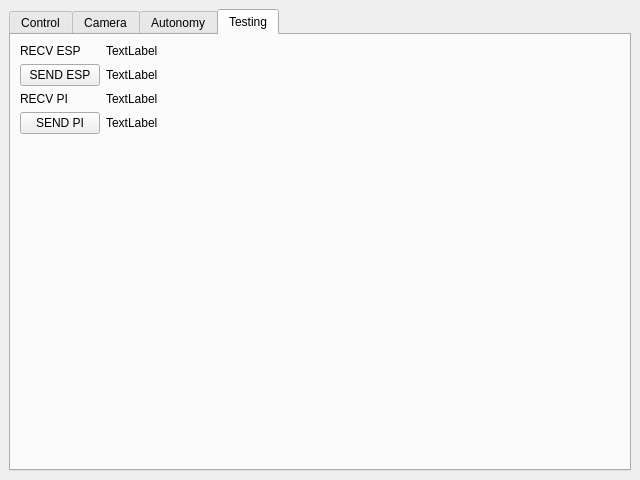
<?xml version="1.0" encoding="UTF-8"?>
<ui version="4.0">
 <class>MainWindow</class>
 <widget class="QMainWindow" name="MainWindow">
  <property name="geometry">
   <rect>
    <x>0</x>
    <y>0</y>
    <width>640</width>
    <height>480</height>
   </rect>
  </property>
  <property name="windowTitle">
   <string>MainWindow</string>
  </property>
  <widget class="QWidget" name="centralwidget">
   <layout class="QGridLayout" name="gridLayout">
    <item row="0" column="0">
     <widget class="QTabWidget" name="tabWidget">
      <property name="sizePolicy">
       <sizepolicy hsizetype="Expanding" vsizetype="Expanding">
        <horstretch>0</horstretch>
        <verstretch>0</verstretch>
       </sizepolicy>
      </property>
      <property name="currentIndex">
       <number>3</number>
      </property>
      <widget class="QWidget" name="controlTab">
       <attribute name="title">
        <string>Control</string>
       </attribute>
       <layout class="QGridLayout" name="gridLayout_2">
        <item row="0" column="0">
         <layout class="QHBoxLayout" name="horizontalLayout_3">
          <item>
           <layout class="QVBoxLayout" name="verticalLayout_7">
            <item>
             <widget class="QLabel" name="label_2">
              <property name="text">
               <string>Control</string>
              </property>
             </widget>
            </item>
            <item>
             <widget class="QPushButton" name="pushButton">
              <property name="text">
               <string>MAVProxy</string>
              </property>
             </widget>
            </item>
            <item>
             <widget class="QPushButton" name="pushButton_6">
              <property name="text">
               <string>RC Override</string>
              </property>
             </widget>
            </item>
            <item>
             <widget class="QPushButton" name="pushButton_2">
              <property name="text">
               <string>Update</string>
              </property>
             </widget>
            </item>
            <item>
             <widget class="QPushButton" name="pushButton_3">
              <property name="text">
               <string>RTL</string>
              </property>
             </widget>
            </item>
            <item>
             <widget class="QPushButton" name="pushButton_4">
              <property name="text">
               <string>STOP</string>
              </property>
             </widget>
            </item>
            <item>
             <widget class="QPushButton" name="pushButton_5">
              <property name="text">
               <string>RESUME</string>
              </property>
             </widget>
            </item>
            <item>
             <spacer name="verticalSpacer">
              <property name="orientation">
               <enum>Qt::Vertical</enum>
              </property>
              <property name="sizeHint" stdset="0">
               <size>
                <width>20</width>
                <height>40</height>
               </size>
              </property>
             </spacer>
            </item>
           </layout>
          </item>
          <item>
           <layout class="QVBoxLayout" name="verticalLayout_8">
            <item>
             <widget class="QLabel" name="label">
              <property name="text">
               <string>System Status</string>
              </property>
             </widget>
            </item>
            <item>
             <layout class="QFormLayout" name="formLayout_4">
              <item row="0" column="0">
               <widget class="QLabel" name="label_6">
                <property name="text">
                 <string>ESP State</string>
                </property>
               </widget>
              </item>
              <item row="1" column="0">
               <widget class="QLabel" name="label_7">
                <property name="text">
                 <string>ESP Wi-Fi</string>
                </property>
               </widget>
              </item>
              <item row="2" column="0">
               <widget class="QLabel" name="label_8">
                <property name="text">
                 <string>Pi</string>
                </property>
               </widget>
              </item>
              <item row="3" column="0">
               <widget class="QLabel" name="label_10">
                <property name="text">
                 <string>Pi Wi-Fi</string>
                </property>
               </widget>
              </item>
              <item row="4" column="0">
               <widget class="QLabel" name="label_11">
                <property name="text">
                 <string>Pi State</string>
                </property>
               </widget>
              </item>
              <item row="5" column="0">
               <widget class="QLabel" name="label_12">
                <property name="text">
                 <string>FC</string>
                </property>
               </widget>
              </item>
              <item row="6" column="0">
               <widget class="QLabel" name="label_21">
                <property name="text">
                 <string>Modem</string>
                </property>
               </widget>
              </item>
              <item row="7" column="0">
               <widget class="QLabel" name="label_24">
                <property name="text">
                 <string>Wi-Fi RSSI</string>
                </property>
               </widget>
              </item>
             </layout>
            </item>
            <item>
             <spacer name="verticalSpacer_2">
              <property name="orientation">
               <enum>Qt::Vertical</enum>
              </property>
              <property name="sizeHint" stdset="0">
               <size>
                <width>20</width>
                <height>40</height>
               </size>
              </property>
             </spacer>
            </item>
            <item>
             <widget class="QLabel" name="label_22">
              <property name="text">
               <string>Last Update:</string>
              </property>
             </widget>
            </item>
            <item>
             <widget class="QLabel" name="label_23">
              <property name="text">
               <string>[TIME GOES HERE]</string>
              </property>
             </widget>
            </item>
           </layout>
          </item>
          <item>
           <layout class="QVBoxLayout" name="verticalLayout_6">
            <item>
             <widget class="QLabel" name="label_9">
              <property name="text">
               <string>Power Data</string>
              </property>
             </widget>
            </item>
            <item>
             <layout class="QFormLayout" name="formLayout_3">
              <item row="0" column="0">
               <widget class="QLabel" name="label_5">
                <property name="text">
                 <string>Battery V</string>
                </property>
               </widget>
              </item>
              <item row="1" column="0">
               <widget class="QLabel" name="label_13">
                <property name="text">
                 <string>ESP Current</string>
                </property>
               </widget>
              </item>
              <item row="2" column="0">
               <widget class="QLabel" name="label_14">
                <property name="text">
                 <string>Pi Current</string>
                </property>
               </widget>
              </item>
              <item row="3" column="0">
               <widget class="QLabel" name="label_15">
                <property name="text">
                 <string>FC Current</string>
                </property>
               </widget>
              </item>
              <item row="4" column="0">
               <widget class="QLabel" name="label_16">
                <property name="text">
                 <string>Modem Current</string>
                </property>
               </widget>
              </item>
             </layout>
            </item>
            <item>
             <widget class="QPushButton" name="pushButton_7">
              <property name="text">
               <string>Download Power Data (.csv)</string>
              </property>
             </widget>
            </item>
            <item>
             <widget class="QLabel" name="label_3">
              <property name="text">
               <string>Sensor Data</string>
              </property>
             </widget>
            </item>
            <item>
             <layout class="QFormLayout" name="formLayout_2">
              <item row="0" column="0">
               <widget class="QLabel" name="label_4">
                <property name="text">
                 <string>TextLabel</string>
                </property>
               </widget>
              </item>
              <item row="1" column="0">
               <widget class="QLabel" name="label_17">
                <property name="text">
                 <string>TextLabel</string>
                </property>
               </widget>
              </item>
              <item row="2" column="0">
               <widget class="QLabel" name="label_18">
                <property name="text">
                 <string>TextLabel</string>
                </property>
               </widget>
              </item>
              <item row="3" column="0">
               <widget class="QLabel" name="label_19">
                <property name="text">
                 <string>TextLabel</string>
                </property>
               </widget>
              </item>
              <item row="4" column="0">
               <widget class="QLabel" name="label_20">
                <property name="text">
                 <string>TextLabel</string>
                </property>
               </widget>
              </item>
             </layout>
            </item>
            <item>
             <widget class="QPushButton" name="pushButton_8">
              <property name="text">
               <string>Download Sensor Data (.csv)</string>
              </property>
             </widget>
            </item>
           </layout>
          </item>
         </layout>
        </item>
       </layout>
      </widget>
      <widget class="QWidget" name="cameraTab">
       <attribute name="title">
        <string>Camera</string>
       </attribute>
       <layout class="QGridLayout" name="gridLayout_6">
        <item row="0" column="0">
         <layout class="QVBoxLayout" name="verticalLayout_2">
          <item>
           <widget class="QWidget" name="cameraWidget" native="true"/>
          </item>
          <item>
           <widget class="QPushButton" name="cameraToggleButton">
            <property name="text">
             <string>Toggle Camera</string>
            </property>
           </widget>
          </item>
         </layout>
        </item>
       </layout>
      </widget>
      <widget class="QWidget" name="pathTab">
       <attribute name="title">
        <string>Autonomy</string>
       </attribute>
       <layout class="QGridLayout" name="gridLayout_5">
        <item row="0" column="0">
         <layout class="QGridLayout" name="gridLayout_4"/>
        </item>
       </layout>
      </widget>
      <widget class="QWidget" name="testTab">
       <attribute name="title">
        <string>Testing</string>
       </attribute>
       <layout class="QGridLayout" name="gridLayout_3">
        <item row="0" column="0">
         <layout class="QFormLayout" name="formLayout_5">
          <item row="0" column="0">
           <widget class="QLabel" name="label_25">
            <property name="text">
             <string>RECV ESP</string>
            </property>
           </widget>
          </item>
          <item row="0" column="1">
           <widget class="QLabel" name="recvesp_label">
            <property name="text">
             <string>TextLabel</string>
            </property>
           </widget>
          </item>
          <item row="1" column="0">
           <widget class="QPushButton" name="sendesp_button">
            <property name="text">
             <string>SEND ESP</string>
            </property>
           </widget>
          </item>
          <item row="1" column="1">
           <widget class="QLabel" name="sendesp_label">
            <property name="text">
             <string>TextLabel</string>
            </property>
           </widget>
          </item>
          <item row="2" column="0">
           <widget class="QLabel" name="label_26">
            <property name="text">
             <string>RECV PI</string>
            </property>
           </widget>
          </item>
          <item row="3" column="0">
           <widget class="QPushButton" name="sendpi_button">
            <property name="text">
             <string>SEND PI</string>
            </property>
           </widget>
          </item>
          <item row="2" column="1">
           <widget class="QLabel" name="recvpi_label">
            <property name="text">
             <string>TextLabel</string>
            </property>
           </widget>
          </item>
          <item row="3" column="1">
           <widget class="QLabel" name="sendpi_label">
            <property name="text">
             <string>TextLabel</string>
            </property>
           </widget>
          </item>
         </layout>
        </item>
       </layout>
      </widget>
     </widget>
    </item>
   </layout>
  </widget>
 </widget>
 <resources/>
 <connections/>
</ui>
